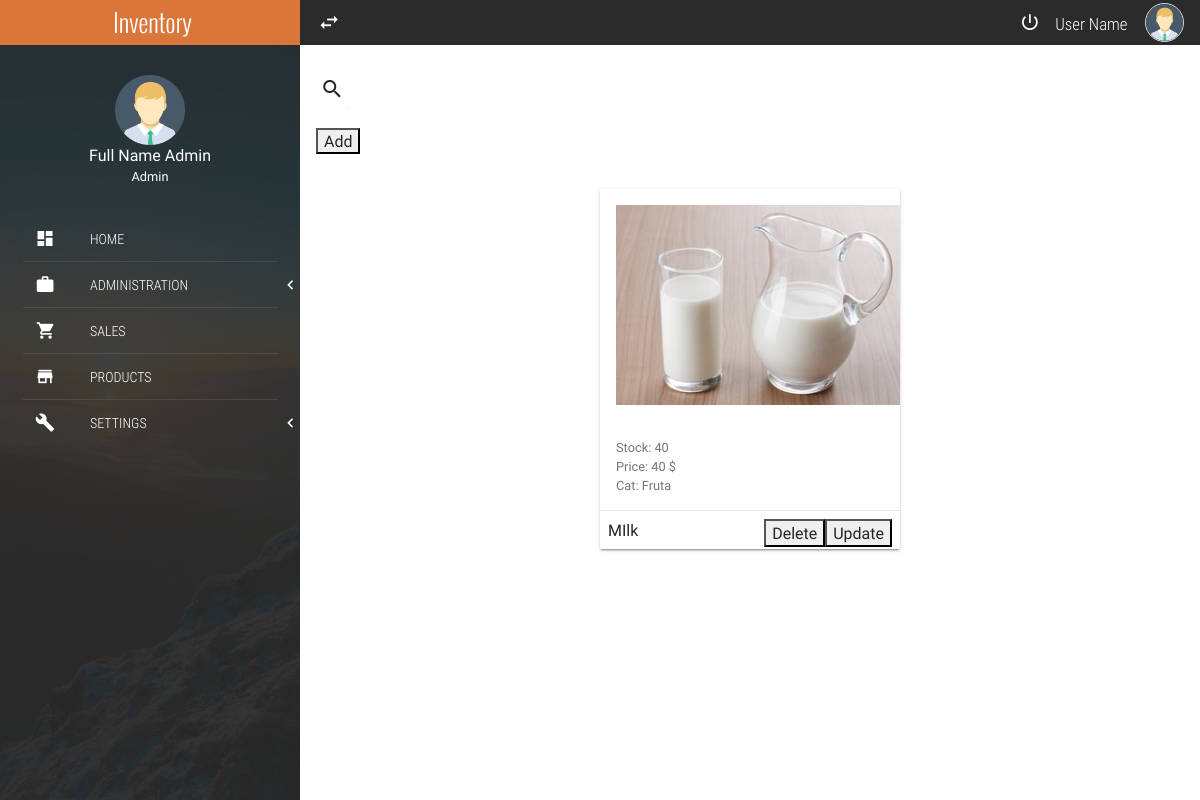
Screenshot of /products/ with the database file from the repository.
### products/models.py (models this page shows)
class Product(models.Model):
	barcode = models.IntegerField()
	name = models.CharField(max_length=20)
	units = models.IntegerField()
	price = models.IntegerField()
	disc = models.IntegerField()
	cat = models.ForeignKey(Category, on_delete = models.SET_NULL, null=True)
	prov = models.ForeignKey(Provider, on_delete = models.SET_NULL, null=True)
	stat = models.IntegerField(
		null=False, blank=False,
		choices=product_status,
		default=1,
	)
	img = models.ImageField(upload_to='pics')

### categoria/models.py (models this page shows)
class Category(models.Model):
	name = models.CharField(max_length = 50)
	desc = models.CharField(max_length = 150)
	def __str__(self):
		return self.name

### products/views.py (the view)
# urls.py: path('',listProduct.as_view(),name='listProduct'),
class listProduct(ListView):
	model = Product
	template_name = 'products/products.html'
	queryset = Product.objects.all()

### templates/products/products.html (shortened to what this page needs)
{% extends 'index.html' %}
{% block content %}
		<div class="mdl-tabs mdl-js-tabs mdl-js-ripple-effect">
			<div>
				<div class="mdl-grid">
					<div class="mdl-cell mdl-cell--4-col-phone mdl-cell--8-col-tablet mdl-cell--12-col-desktop">
						<form action="#">
							<div class="mdl-textfield mdl-js-textfield mdl-textfield--expandable">
								<label class="mdl-button mdl-js-button mdl-button--icon" for="searchProduct">
									<i class="zmdi zmdi-search"></i>
								</label>
							</div>
						</form>
						<button onclick="abrir_modal_creacion('{% url 'addProduct' %}')">Add</button>
						<div class="full-width text-center" style="padding: 30px 0;">
							{% for prod in object_list %}
							<div class="mdl-card mdl-shadow--2dp full-width product-card">
								<div class="mdl-card__title">
									<img src="{{prod.img.url}}" width="400" height="200" alt="product">
								</div>
								<div class="mdl-card__supporting-text">
									<small>Stock: {{prod.units}} </small><br>
									<small>Price: {{prod.price}} $</small><br>
									<small>Cat: {{prod.cat}} </small>
								</div>
								<div class="mdl-card__actions mdl-card--border">
									{{prod.name}}
									<button onclick="abrir_modal_edicion('{% url 'updateProduct' prod.id %}')">Update</button>
									<button onclick="abrir_modal_borrar('{% url 'deleteProduct' prod.id %}')">Delete</button>
								</div>
							</div>
							{% endfor %}
						</div>
					</div>
				</div>
			</div>
		</div>
	</section>
{% endblock %}

### static/css/main.css (style rules this page uses)
:root { --color-text: #3F51B5; --primary-color: #2B2B2C; --acent-color: #DB763B; }
html, body { width: 100%; height: 100%; margin: 0; padding: 0; font-size: 16px; font-family: "RobotoRegular"; position: relative; background-color: #fff; }
.text-center { text-align: center; }
.mdl-textfield { width: 100%; }
.full-width { margin: 0; padding: 0; width: 100%; box-sizing: border-box; }
.product-card { display: inline-block; margin: 5px; width: 300px; text-align: left; }
.product-card .mdl-card__actions button, .product-card .mdl-card__actions a { float: right; }

### rows the page displays
Product: img (picture), units "40", price "40", cat "Fruta", name "MIlk"
